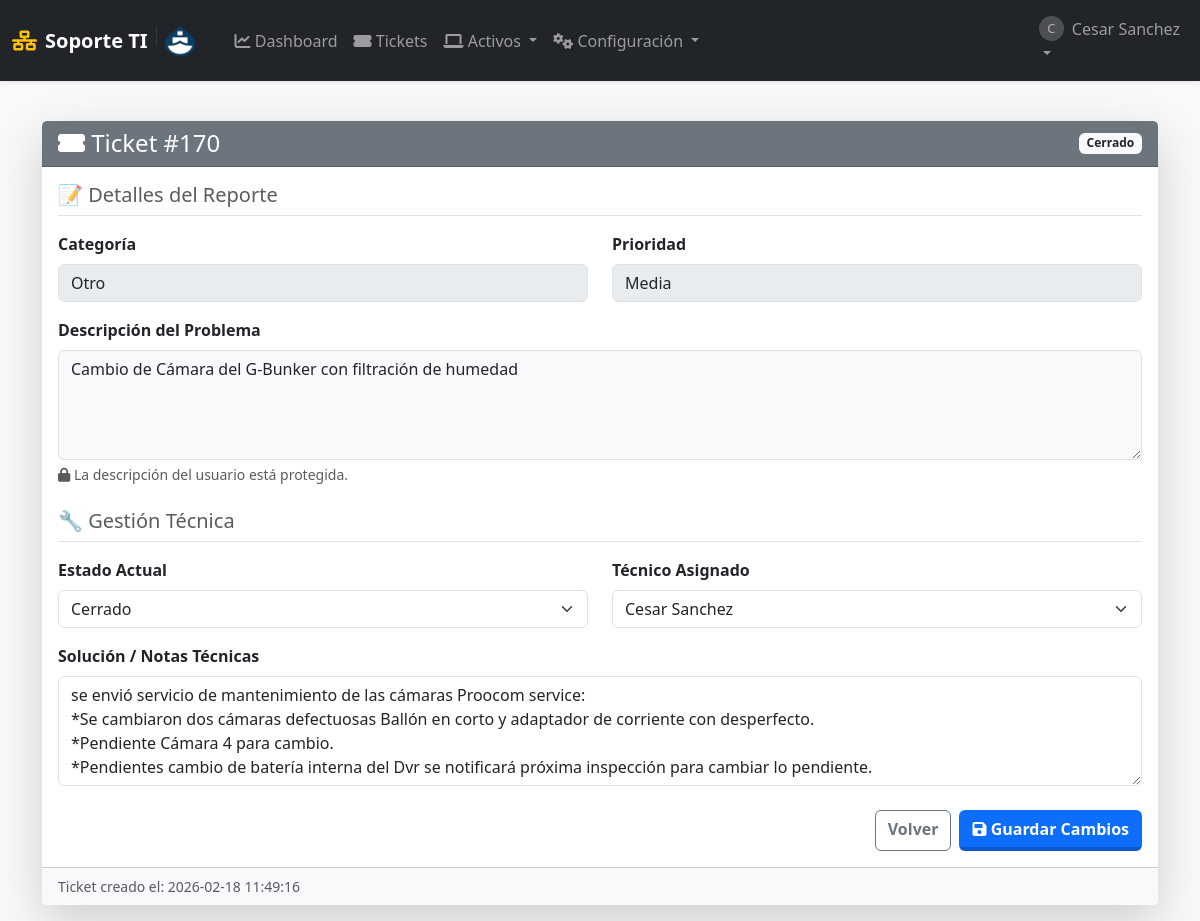
/editar/170 (signed in), run on the app's committed database.
### tables this page shows
CREATE TABLE usuarios (
            id INTEGER PRIMARY KEY AUTOINCREMENT,
            username TEXT UNIQUE NOT NULL,
            email TEXT UNIQUE,
            password_hash TEXT NOT NULL,
            role TEXT NOT NULL DEFAULT 'user' CHECK(role IN ('admin', 'user', 'tecnico')),
            departamento TEXT,
            fecha_creacion TIMESTAMP DEFAULT CURRENT_TIMESTAMP
        );

CREATE TABLE soportes (
            id INTEGER PRIMARY KEY AUTOINCREMENT,
            fecha_creacion TIMESTAMP DEFAULT CURRENT_TIMESTAMP,
            
            usuario_id INTEGER NOT NULL,  -- Quién reporta
            tecnico_id INTEGER,           -- Quién atiende
            equipo_id INTEGER,            -- Equipo afectado (opcional)
            
            problema TEXT NOT NULL,
            descripcion_detallada TEXT,
            
            estado TEXT NOT NULL DEFAULT 'Abierto',
            prioridad TEXT NOT NULL DEFAULT 'Media',
            categoria TEXT NOT NULL DEFAULT 'Otro',
            
            solucion TEXT,
            fecha_inicio DATE,
            fecha_finalizacion DATE,
            
            FOREIGN KEY (usuario_id) REFERENCES usuarios (id) ON DELETE CASCADE,
            FOREIGN KEY (tecnico_id) REFERENCES usuarios (id) ON DELETE SET NULL,
            FOREIGN KEY (equipo_id) REFERENCES equipos (id) ON DELETE SET NULL
        );

### app.py (the view, shortened to what this page needs)
@app.route('/editar/<int:ticket_id>', methods=['GET', 'POST'])
@login_required
def editar(ticket_id):
    db = get_db()
    ticket = db.execute("SELECT * FROM soportes WHERE id = ?", (ticket_id,)).fetchone()
    if not ticket or (session['role'] == 'user' and ticket['usuario_id'] != session['user_id']):
        return redirect(url_for('lista_soportes'))
    tecnicos = db.execute("SELECT id, username FROM usuarios WHERE role IN ('admin', 'tecnico')").fetchall()
    return render_template('editar.html', ticket=ticket, tecnicos=tecnicos, estados=ESTADOS, categorias=CATEGORIAS, prioridades=PRIORIDADES)

### app.py (called while the page is built)
def get_db():
    if 'db' not in g:
        g.db = sqlite3.connect(app.config['DB_FILE'])
        g.db.row_factory = sqlite3.Row
        g.db.execute("PRAGMA foreign_keys = ON")
    return g.db

def login_required(f):
    @wraps(f)
    def decorated_function(*args, **kwargs):
        if 'user_id' not in session:
            flash('Por favor, inicia sesión.', 'warning')
            return redirect(url_for('login'))
        return f(*args, **kwargs)
    return decorated_function

### templates/editar.html (shortened to what this page needs)
{% extends "layout.html" %}
{% block content %}
<div class="container mt-4">
    <div class="card shadow-lg border-0">
        <div class="card-header text-white d-flex justify-content-between align-items-center
            {% if ticket.estado == 'Abierto' %}bg-success
            {% elif ticket.estado == 'En Proceso' %}bg-primary
            {% else %}bg-secondary{% endif %}">
            <h4 class="mb-0">
                <i class="fas fa-ticket-alt"></i> Ticket #{{ ticket.id }}
            </h4>
            <span class="badge bg-light text-dark fw-bold">{{ ticket.estado }}</span>
        </div>
        <div class="card-body">
            <form method="POST">
                <h5 class="text-muted border-bottom pb-2 mb-3">📝 Detalles del Reporte</h5>
                <div class="row mb-3">
                    <div class="col-md-6">
                        <label class="form-label fw-bold">Categoría</label>
                        {% if session['role'] == 'user' and ticket.estado == 'Abierto' %}
                            <select name="categoria" class="form-select">
                                {% for cat in categorias %}
                                <option value="{{ cat }}" {% if ticket.categoria == cat %}selected{% endif %}>{{ cat }}</option>
                                {% endfor %}
                            </select>
                        {% else %}
                            <input type="text" class="form-control" value="{{ ticket.categoria }}" disabled>
                        {% endif %}
                    </div>
                    <div class="col-md-6">
                        <label class="form-label fw-bold">Prioridad</label>
                        {% if session['role'] == 'user' and ticket.estado == 'Abierto' %}
                            <select name="prioridad" class="form-select">
                                {% for prio in prioridades %}
                                <option value="{{ prio }}" {% if ticket.prioridad == prio %}selected{% endif %}>{{ prio }}</option>
                                {% endfor %}
                            </select>
                        {% else %}
                            <input type="text" class="form-control" value="{{ ticket.prioridad }}" disabled>
                        {% endif %}
                    </div>
                </div>
                <div class="mb-4">
                    <label class="form-label fw-bold">Descripción del Problema</label>
                    {% if session['role'] == 'user' and ticket.estado == 'Abierto' %}
                        <textarea name="problema" class="form-control" rows="4" required>{{ ticket.problema }}</textarea>
                        <div class="form-text text-success"><i class="fas fa-pen"></i> Puedes editar esto porque el ticket aún está Abierto.</div>
                    {% else %}
                        <textarea class="form-control bg-light" rows="4" disabled>{{ ticket.problema }}</textarea>
                        {% if session['role'] != 'user' %}
                        <div class="form-text"><i class="fas fa-lock"></i> La descripción del usuario está protegida.</div>
                        {% endif %}
                    {% endif %}
                </div>
                {% if session['role'] in ['admin', 'tecnico'] or ticket.solucion %}
                <h5 class="text-muted border-bottom pb-2 mb-3 mt-4">🔧 Gestión Técnica</h5>
                <div class="row mb-3">
                    <div class="col-md-6">
                        <label class="form-label fw-bold">Estado Actual</label>
                        {% if session['role'] in ['admin', 'tecnico'] %}
                            <select name="estado" class="form-select">
                                {% for est in estados %}
                                <option value="{{ est }}" {% if ticket.estado == est %}selected{% endif %}>{{ est }}</option>
                                {% endfor %}
                            </select>
                        {% else %}
                            <input type="text" class="form-control" value="{{ ticket.estado }}" disabled>
                        {% endif %}
                    </div>
                    <div class="col-md-6">
                        <label class="form-label fw-bold">Técnico Asignado</label>
                        {% if session['role'] in ['admin', 'tecnico'] %}
                            <select name="tecnico_id" class="form-select">
                                {% for tec in tecnicos %}
                                <option value="{{ tec.id }}" {% if ticket.tecnico_id == tec.id %}selected{% endif %}>
                                    {{ tec.username }}
                                </option>
                                {% endfor %}
                            </select>
                        {% else %}
                             <input type="text" class="form-control" value="{% for tec in tecnicos %}{% if ticket.tecnico_id == tec.id %}{{ tec.username }}{% endif %}{% endfor %}" disabled placeholder="Pendiente de asignar">
                        {% endif %}
                    </div>
                </div>
                <div class="mb-3">
                    <label class="form-label fw-bold">Solución / Notas Técnicas</label>
                    {% if session['role'] in ['admin', 'tecnico'] %}
                        <textarea name="solucion" class="form-control" rows="4" placeholder="Describe la solución aplicada...">{{ ticket.solucion or '' }}</textarea>
                    {% endif %}
                </div>
                {% endif %}
                <div class="d-flex justify-content-end gap-2 mt-4">
                    <a href="{{ url_for('lista_soportes') }}" class="btn btn-outline-secondary">Volver</a>
                    {% if (session['role'] == 'user' and ticket.estado == 'Abierto') or session['role'] in ['admin', 'tecnico'] %}
                        <button type="submit" class="btn btn-primary">
                            <i class="fas fa-save"></i> Guardar Cambios
                        </button>
                    {% endif %}
                </div>
            </form>
        </div>
        <div class="card-footer bg-light small text-muted">
            Ticket creado el: {{ ticket.fecha_creacion }}
        </div>
    </div>
</div>
{% endblock %}

### templates/layout.html (shortened to what this page needs)
<!DOCTYPE html>
<html lang="es">
<head>
    <link href="https://cdn.jsdelivr.net/npm/bootstrap@5.3.0/dist/css/bootstrap.min.css" rel="stylesheet">
    <link rel="stylesheet" href="https://cdnjs.cloudflare.com/ajax/libs/font-awesome/6.0.0/css/all.min.css">
    <link rel="stylesheet" href="https://cdn.datatables.net/1.13.4/css/dataTables.bootstrap5.min.css">
    <link rel="stylesheet" href="https://cdn.datatables.net/responsive/2.4.1/css/responsive.bootstrap5.min.css">
    <link rel="stylesheet" href="https://cdn.datatables.net/buttons/2.3.6/css/buttons.bootstrap5.min.css">
    <link rel="stylesheet" href="{{ url_for('static', filename='css/style.css') }}">
</head>
<body class="bg-light sap-mode">
    <nav class="navbar navbar-expand-lg navbar-dark bg-dark shadow-sm z-index-1000">
        <div class="container-fluid">
            <a class="navbar-brand fw-bold d-flex align-items-center" href="{{ url_for('dashboard') }}">
                <i class="fas fa-network-wired me-2 text-warning"></i>
                Soporte TI
                <img src="{{ url_for('static', filename='img/logo.png') }}" alt="Logo Empresa" height="30" class="d-inline-block align-text-top">
            </a>
            <div class="collapse navbar-collapse" id="navbarNav">
                {% if session.get('user_id') %}
                <ul class="navbar-nav me-auto ms-3">
                    <li class="nav-item">
                        <a class="nav-link" href="{{ url_for('dashboard') }}"><i class="fas fa-chart-line"></i> Dashboard</a>
                    </li>
                    <li class="nav-item">
                        <a class="nav-link" href="{{ url_for('lista_soportes') }}"><i class="fas fa-ticket-alt"></i> Tickets</a>
                    </li>
                    {% if session.get('role') in ['admin', 'tecnico'] %}
                    <li class="nav-item dropdown">
                        <a class="nav-link dropdown-toggle" href="#" data-bs-toggle="dropdown">
                            <i class="fas fa-laptop"></i> Activos
                        </a>
                    </li>
                    {% endif %}
                    {% if session.get('role') == 'admin' %}
                    <li class="nav-item dropdown">
                        <a class="nav-link dropdown-toggle" href="#" data-bs-toggle="dropdown">
                            <i class="fas fa-cogs"></i> Configuración
                        </a>
                    </li>
                    {% endif %}
                </ul>
                <ul class="navbar-nav">
                    <li class="nav-item dropdown">
                        <a class="nav-link dropdown-toggle" href="#" data-bs-toggle="dropdown">
                            <div class="d-flex align-items-center">
                                <div class="avatar-circle-sm me-2">{{ session.get('username')[0].upper() }}</div>
                                {{ session.get('username') }}
                            </div>
                        </a>
                    </li>
                </ul>
                {% endif %}
            </div>
        </div>
    </nav>
    <main class="container-fluid py-3 main-container">
        {% block content %}{% endblock %}
    </main>
</body>
</html>

### static/css/style.css (style rules this page uses)
body.sap-mode { height: 100vh; display: flex; flex-direction: column; margin: 0; overflow: hidden; }
.main-container { flex: 1; overflow-y: auto; padding-bottom: 20px; width: 100%; }
.btn { transition: all 0.15s ease-in-out; border-bottom: 4px solid rgba(0,0,0,0.2) !important; font-weight: 600; }
.btn-outline-primary, .btn-outline-secondary, .btn-outline-danger { border-bottom: 1px solid currentColor !important; }
.avatar-circle-sm { width: 25px; height: 25px; background-color: #ffffff33; border-radius: 50%; text-align: center; line-height: 25px; font-size: 0.8em; }
body::before { content: ""; position: fixed; top: 0; left: 0; width: 100%; height: 100%; background-image: url('../img/logo.png'); background-repeat: no-repeat; background-position: center center; background-size: 500px; opacity: 0.05; z-index: -1; pointer-events: none; }

### data on the page
usuarios: get "Cesar Sanchez"
soportes: id "170", estado "Cerrado", categoria "Otro", prioridad "Media", problema "Cambio de Cámara del G-Bunker con filtración de humedad", tecnico_id "Cesar Sanchez", solucion "se envió servicio de mantenimiento de las cámaras Proocom service: *Se cambiaron dos cámaras defectuosas Ballón en corto y adaptador de corriente con desperfecto. *Pendiente Cámara 4 para cambio. *Pendientes cambio de batería interna del Dvr se notificará próxima inspección para cambiar lo pendiente.", fecha_creacion "2026-02-18 11:49:16"

### other printed values
{{ session.get('username')[0].upper() }} "C"
